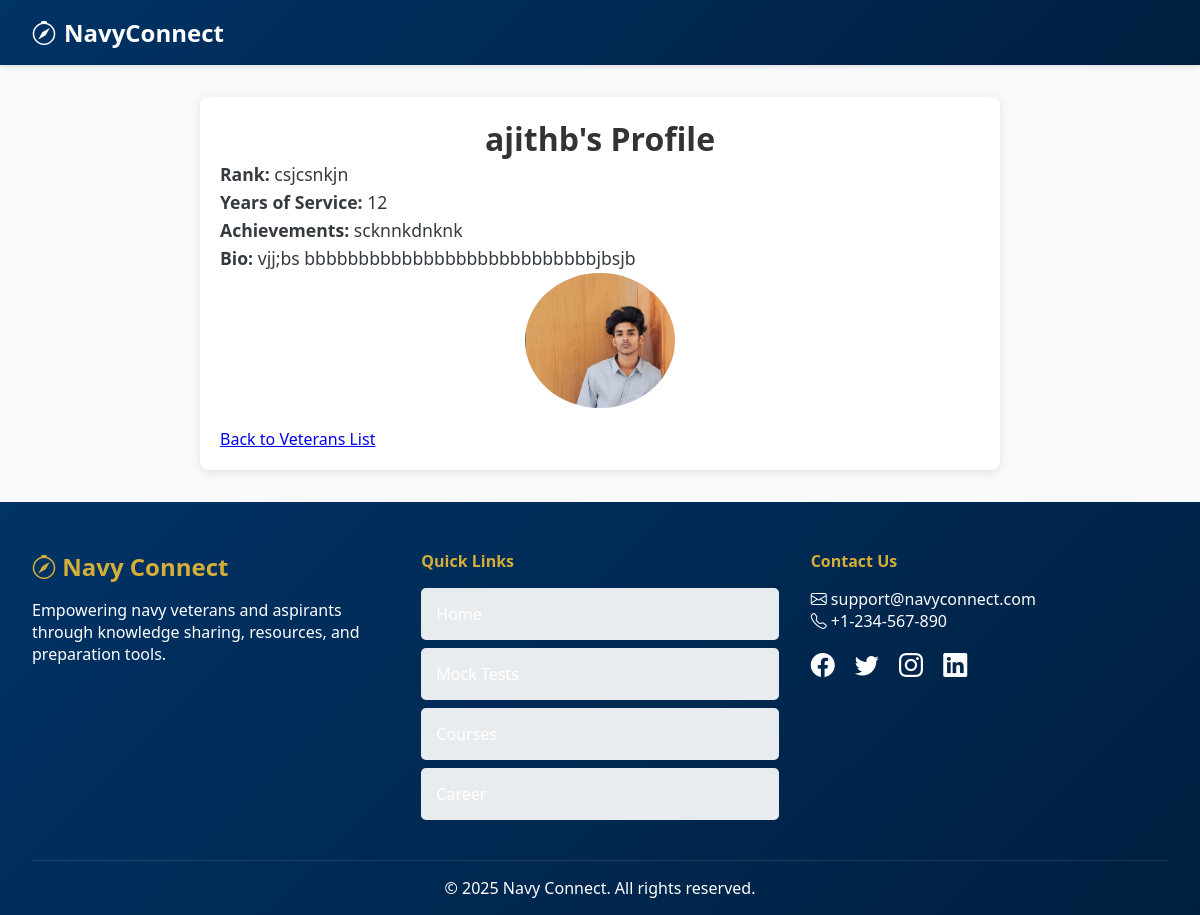
The app's page /veterans/1/, older data.
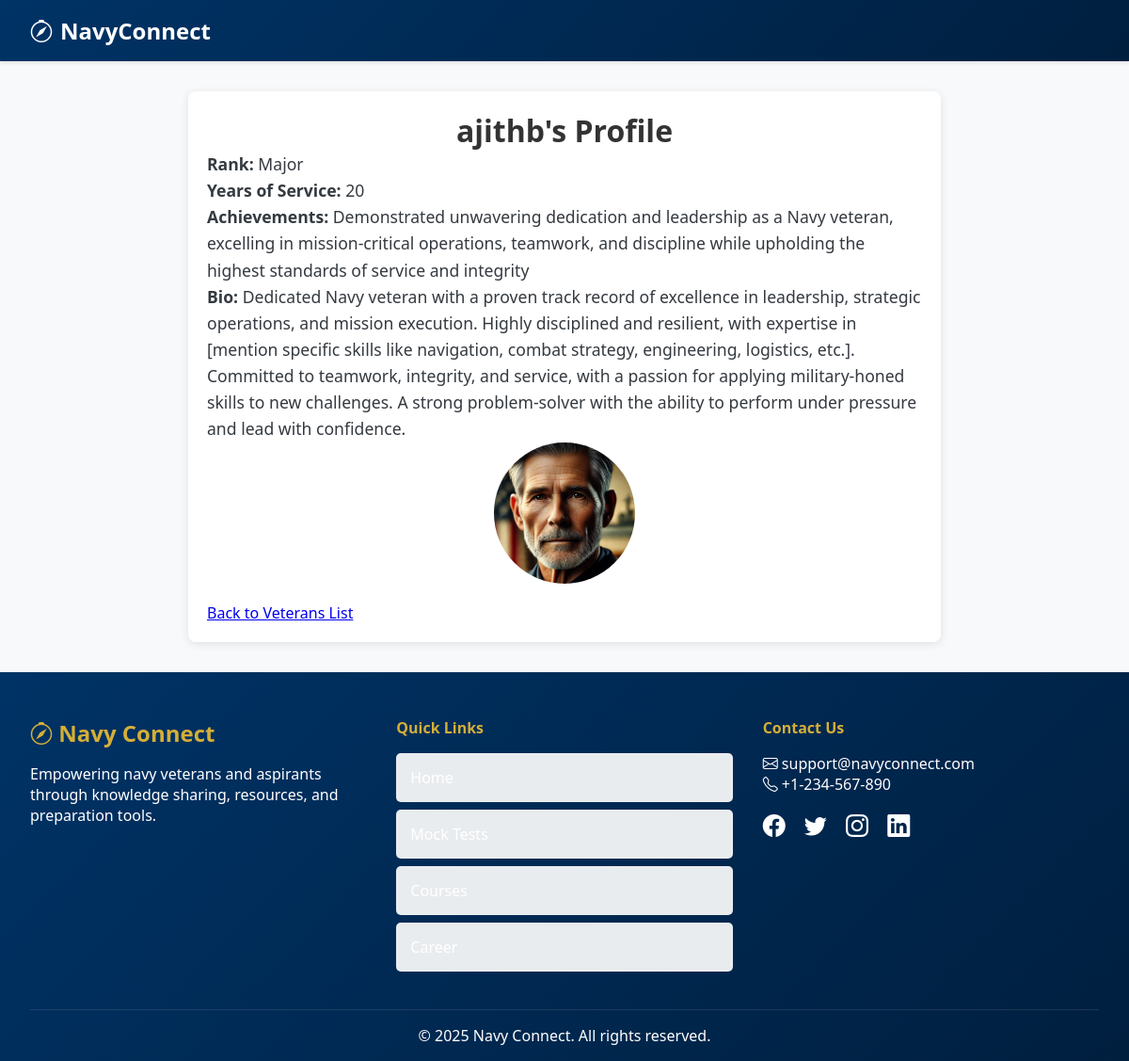
The same page, newer data.
### core/models.py (models this page shows, shortened)
class VeteranProfile(models.Model):
    user = models.OneToOneField(settings.AUTH_USER_MODEL, on_delete=models.CASCADE)
    rank = models.CharField(max_length=100)
    years_of_service = models.IntegerField()
    achievements = models.TextField()
    bio = models.TextField(blank=True, null=True)
    profile_photo = models.ImageField(upload_to='profile_photos/', blank=True, null=True)

class CustomUser(AbstractUser):
    ROLE_CHOICES = [
        ('admin', 'Admin'),
        ('veteran', 'Veteran'),
        ('aspirant', 'Aspirant'),
    ]
    role = models.CharField(max_length=10, choices=ROLE_CHOICES, default='aspirant')

### core/views.py (the view)
# urls.py: path('veterans/<int:pk>/', views.view_veteran_profile, name='view_veteran_profile'),
def view_veteran_profile(request, pk):
    veteran = get_object_or_404(VeteranProfile, pk=pk)  # Fetch the specific veteran profile
    return render(request, 'veteran_profile.html', {'veteran': veteran})

### core/templates/veteran_profile.html (shortened to what this page needs)
{%extends 'base.html'%}
{% block content%}
<head>
</head>
<body>
    <div class="profile-container">
        <h1>{{ veteran.user.username }}'s Profile</h1>
        <div class="profile-info">
            <p><strong>Rank:</strong> {{ veteran.rank }}</p>
            <p><strong>Years of Service:</strong> {{ veteran.years_of_service }}</p>
            <p><strong>Achievements:</strong> {{ veteran.achievements }}</p>
            <p><strong>Bio:</strong> {{ veteran.bio }}</p>
            {% if veteran.profile_photo %}
                <img src="{{ veteran.profile_photo.url }}" alt="{{ veteran.user.username }}'s Profile Photo" class="profile-photo">
            {% endif %}
        </div>
        <a href="{% url 'veteran_list' %}">Back to Veterans List</a>
    </div>
</body>
{% endblock %}

Row changes from the older to the newer data that the page shows:
changed VeteranProfile "ajithb": rank "csjcsnkjn" → "Major"; years_of_service "12" → "20"; achievements "scknnkdnknk" → "Demonstrated unwavering dedication and leadership as a Navy veteran, excelling in mission-critical operations, teamwork, and discipline while upholding the highest standards of service and integrity"; bio "vjj;bs bbbbbbbbbbbbbbbbbbbbbbbbbbbjbsjb" → "Dedicated Navy veteran with a proven track record of excellence in leadership, strategic operations, and mission execution. Highly disciplined and resilient, with expertise in [mention specific skills like navigation, combat strategy, engineering, logistics, etc.]. Committed to teamwork, integrity, and service, with a passion for applying military-honed skills to new challenges. A strong problem-solver with the ability to perform under pressure and lead with confidence."; profile_photo: a different picture
